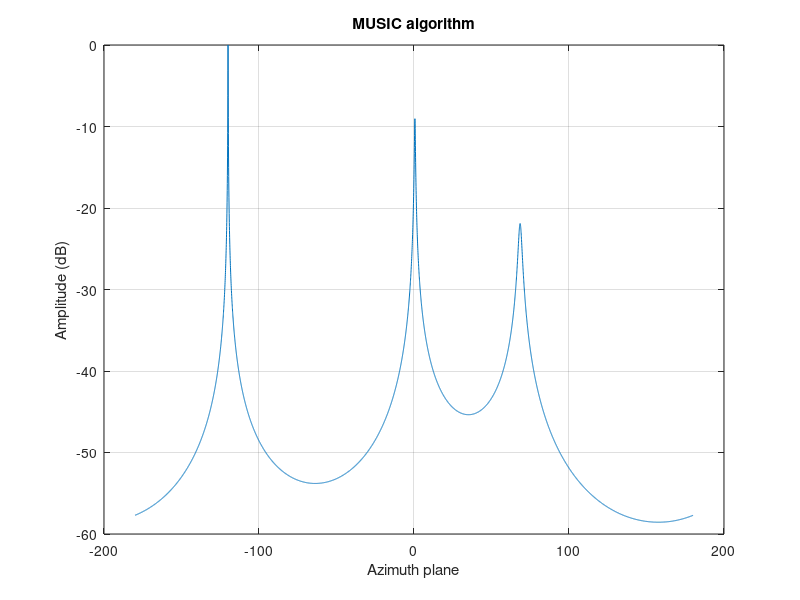

Write the MATLAB code that produced this figure.
close all
clear
clc
%% (1) Initializing signal model, UCA configuration and simulation parameters
Fs = 48000; Ts = 1/Fs; % Sampling frequency (Hz), Sampling period (s)
ts = Ts:Ts:0.1; % Sampling time (s)
f1 = 1325; s_A = 1*sin(2*pi*f1*ts).'; % Signal A's frequency (Hz), Signal A's amplitude (mV)
f2 = 1350; s_B = 1*sin(2*pi*f2*ts).'; % Signal B's frequency (Hz), Signal B's amplitude (mV)
f3 = 1375; s_C = 1*sin(2*pi*f3*ts).'; % Signal C's frequency (Hz), Signal C's amplitude (mV)
Sn = length(ts); % Snapshots
SNR = 30; % Signal to noise ratio (SNR)
angles_A = -120*pi/180; % Signal A's DOA [azimuth]
angles_B = 0*pi/180; % Signal B's DOA [azimuth]
angles_C = 70*pi/180; % Signal C's DOA [azimuth]
c = 343; % Sound propagation's speed in the air 
lambda_max = c/min([f1 f2 f3]); % Lambda max
Ne = 16; % Number of elements
D = 3; % Number of signals
R = 0.045; % Array's radius
k = 2*pi/lambda_max; %  Array's angular coefficient
k1 = 2*pi/(c/f1); %  Signal A's angular coefficient
k2 = 2*pi/(c/f2); %  Signal B's angular coefficient
k3 = 2*pi/(c/f3); %  Signal C's angular coefficient
phi=-180:0.05:180;% Azimuth plane
for l = 1:Ne
    a_A(l)=exp(1j*k1*R*cos(angles_A-2*pi*((l-1)/Ne))); %Signal A's steering vector at array
    a_B(l)=exp(1j*k2*R*cos(angles_B-2*pi*((l-1)/Ne))); %Signal B's steering vector at array
    a_C(l)=exp(1j*k3*R*cos(angles_C-2*pi*((l-1)/Ne))); %Signal C's steering vector at array
end
for l = 1:Ne
    x_A(l,:)=a_A(l)*s_A; % Signal A at array
    x_B(l,:)=a_B(l)*s_B; % Signal B at array
    x_C(l,:)=a_C(l)*s_C; % Signal C at array
end
x = x_A+x_B+x_C; %x0=∑x0i (i=1,2,...,Ne); Tổng tín hiệu tại mảng
x = awgn(x,SNR,'measured'); % Thêm nhiễu Gaussian trắng vào tập tín hiệu
%% (2) Decompositing the covariance matrix
Rx = x*x'/Sn;  % Calculating the covariance matrix
[eigvec,eigval] = eig(Rx); % Tính giá trị riêng và vector riêng
En = eigvec(:,1:Ne-D); % Decompositing the eigenvalues and the eigenvectors
%% (3) Using MUSIC estimation algorithm for estimating DOA of signal(s)
for pp = 1:length(phi)
    for l = 1:Ne
        a0(l,1) = exp(1j*k*R*cos(phi(pp)*pi/180-2*pi*((l-1)/Ne)));
    end
    Pmusic(1,pp) = abs(1/(a0'*En*(En')*a0)); 
end
%% (4) Estimating DOA of signal(s) by MUSIC
figure(1);
plot(phi,10*log10(Pmusic/max(Pmusic))); title('MUSIC algorithm');
xlabel('Azimuth plane'); ylabel('Amplitude (dB)'); grid on;